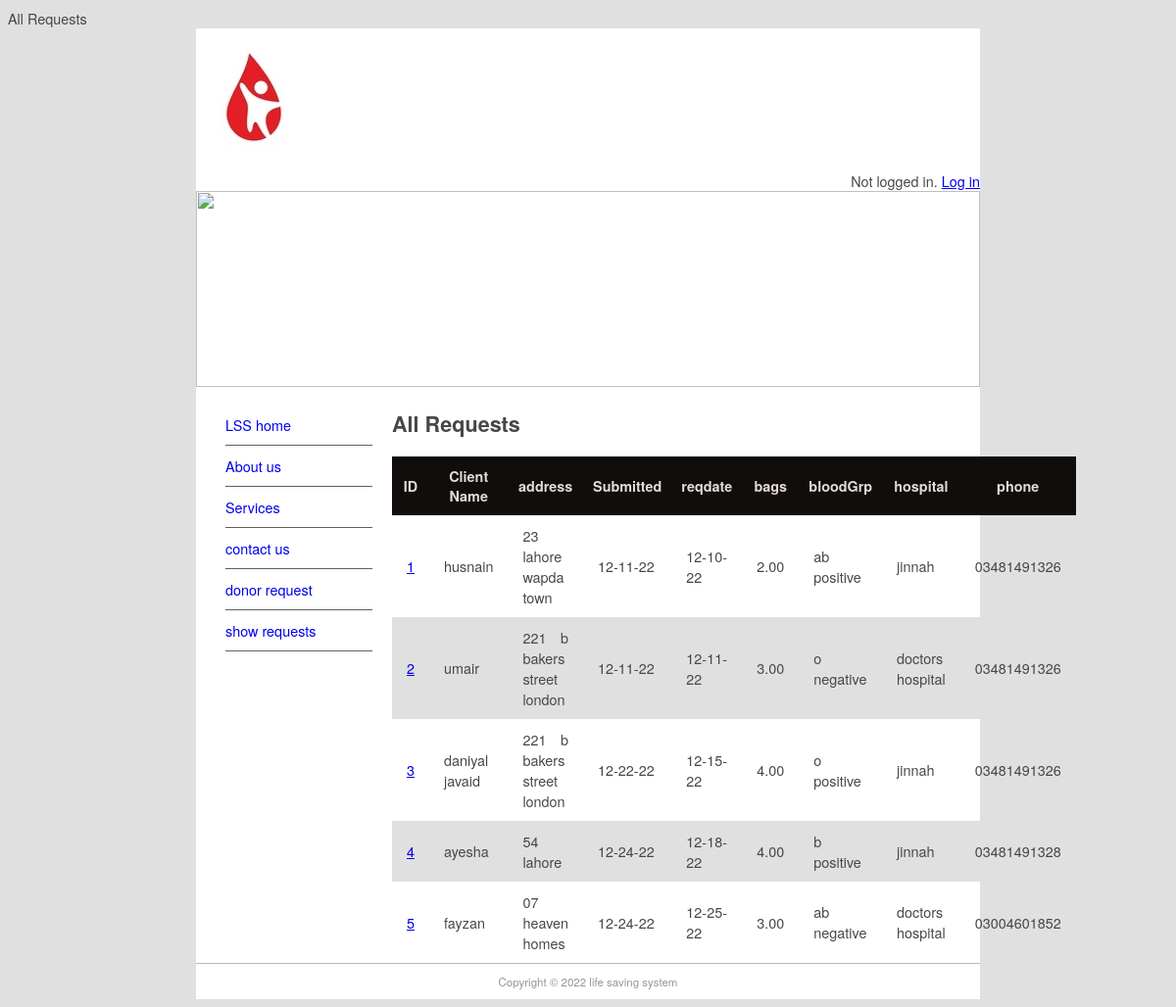
The page /donor/show on the database its author committed.
### pages/models.py (models this page shows, shortened)
class Page(models.Model):
    title = models.CharField(max_length=60)
    permalink = models.CharField(max_length=12, unique=True)
    update_date = models.DateTimeField('last updated')
    bodytext = models.TextField ('page content', blank=True)

### donorReq/models.py (models this page shows, shortened)
class DonorReq(models.Model):
    name = models.CharField(max_length=100)
    address = models.CharField(max_length=200, blank=True)
    phone = models.CharField(max_length=30, blank=True)
    email = models.EmailField()
    hospital = models.CharField(max_length=20 , blank=True)
    description = models.TextField()
    reqstatus = models.CharField(max_length=20, choices=STATUS_CHOICES)
    priority = models.CharField(max_length=40, choices=PRIORITY_CHOICES)
    reqDetails = models.FileField(upload_to='uploads/', blank=True)
    submitted = models.DateField(auto_now_add=True)
    reqdate = models.DateField(blank=True, null=True)
    bags = models.DecimalField(decimal_places=2, max_digits=7, blank=True, default=0)
    username = models.ForeignKey(User, blank=True, null=True, on_delete=models.CASCADE)
    bloodGrp = models.CharField(max_length=20 , blank=True)

### donorReq/views.py (the view)
class DonorList(ListView):
    model = DonorReq
    context_object_name= 'all_donors'
    def get_context_data(self, **kwargs):
        context = super(DonorList, self).get_context_data(**kwargs)
        context['page_list'] = Page.objects.all()
        return context

### donorReq/templates/donorReq/donorreq_list.html (shortened to what this page needs)
{% extends "donorReq/donor.html"%}
{% block content%}
<h1>All Requests</h1>
<table style="border-collapse:collapse">
    <tr class="donorhdr"><th>ID</th><th>Client Name
</th>
        <th>address</address></th><th>Submitted</th>
        <th>reqdate</th><th>bags</th><th>bloodGrp</th><th>hospital</th><th>phone</th>
    </tr>
    {% for donor in all_donors %}
        <tr class="donorrow {% cycle '' 'altrow' %}">
         <td><a href="show/{{ donor.id }}">{{ donor.id }}</a></td>
         <td>{{ donor.name }}</td>
         <td>{{ donor.address }}</td>
         <td>{{ donor.submitted|date:"m-d-y" }}</td>
         <td>{{ donor.reqdate|date:"m-d-y"|default:"pending" }}</td>
         <td>{{ donor.bags|default:"--" }}</td>
         <td>{{ donor.bloodGrp}}</td>
         <td>{{ donor.hospital}}</td>
         <td>{{ donor.phone}}</td>
        </tr>
    {% endfor %}
</table>
{%endblock content%}

### donorReq/templates/donorReq/donor.html (shortened to what this page needs)
{% extends "base.html" %}
{% block sidenav %}
    {% for page in page_list %}
        <li><a href="{{ page.permalink }}">{{ page.title }}</a></li>
    {% endfor %}
{% endblock sidenav %}

### mysite/templates/base.html (shortened to what this page needs)
{% load static %}
<!doctype html>
<html>
<head>
<link href="{% static 'main.css' %}" rel="stylesheet" type="text/css">
</head>
<body>
<div id="wrapper">
  <header id="header">
    <div id="logo"><img src="{% static 'logo.jpg' %}" alt=""/></div>
    <span style="float: right;">
    {% if user.is_authenticated %}
    Hello, {{ user.username }}. <a href="{% url 'logout' %}?next=/"> Login out</a>.
    {% else %}
    Not logged in. <a href="{% url 'login' %}?next=/">Log in</a>
    {% endif %}
    </span>
    <div id="topbanner"><img src="{% static 'top_banner.png' %}" width="800" height="200" alt=""/></div>
  </header>
  <aside id="leftsidebar">
    <nav id="nav">
    <ul>
      {% block sidenav %}{% endblock sidenav %}
      <li><a href="/contact">contact us</a></li>
      <li><a href="/donor/">donor request</a></li>
      <li><a href="/donor/show">show requests</a></li>
    </ul>
    </nav>
  </aside>
  <section id="main">
    {% block content %}{% endblock content %}
  </section>
  <footer id="footer">Copyright &copy; 2022 life saving system</footer>
</div>
</body>
</html>

### mysite/static/main.css (style rules this page uses)
#header { border-style: none; width: 800px; height: auto; }
#wrapper { margin-top: 0px; margin-left: auto; margin-right: auto; background-color: #FFFFFF; width: 800px; }
body { background-color: #E0E0E0; font-family: Gotham, "Helvetica Neue", Helvetica, Arial, sans-serif; font-size: 0.9em; text-align: justify; color: #474747; }
#footer { text-align: center; font-size: 0.8em; margin-top: 5px; padding-top: 10px; padding-bottom: 10px; background-color: #FFFFFF; border-top: thin solid #BBBBBB; clear: both; color: #969696; }
#nav li { padding-top: 10px; padding-bottom: 10px; font-size: 1em; list-style-type: none; border-bottom: thin solid #5F5F5F; color: #4C4C4C; left: 0px; list-style-position: inside; margin-left: -10px; }
#nav li a { text-decoration: none; }
#leftsidebar { width: 180px; height: 350px; float: left; }
#main { width: 560px; float: left; margin-left: 20px; margin-right: 10px; padding-right: 10px; }
#logo { padding: 10px; }
.donorhdr th { background-color: #110d0d; color: rgb(228, 218, 218); text-align: center; padding: 10px 10px; border: none; }
.donorrow td { padding: 10px 15px; }
.altrow { background-color: #e0e0e0 }

### rows shown on the page
Page: title "LSS home"
Page: title "About us"
Page: title "Services"
DonorReq: id "1", name "husnain", address "23 lahore wapda town", submitted "12-11-22", reqdate "12-10-22", bags "2.00", bloodGrp "ab positive", hospital "jinnah", phone "03481491326"
DonorReq: id "2", name "umair", address "221 b bakers street london", submitted "12-11-22", reqdate "12-11-22", bags "3.00", bloodGrp "o negative", hospital "doctors hospital", phone "03481491326"
DonorReq: id "3", name "daniyal javaid", address "221 b bakers street london", submitted "12-22-22", reqdate "12-15-22", bags "4.00", bloodGrp "o positive", hospital "jinnah", phone "03481491326"
DonorReq: id "4", name "ayesha", address "54 lahore", submitted "12-24-22", reqdate "12-18-22", bags "4.00", bloodGrp "b positive", hospital "jinnah", phone "03481491328"
DonorReq: id "5", name "fayzan", address "07 heaven homes", submitted "12-24-22", reqdate "12-25-22", bags "3.00", bloodGrp "ab negative", hospital "doctors hospital", phone "03004601852"
